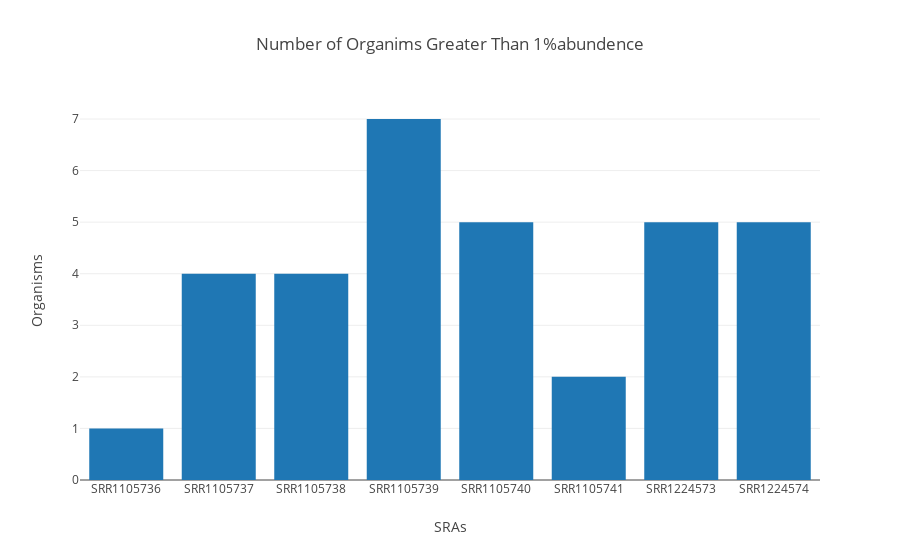

The notebook cell saved with this chart:
### Code cell
columnname = "number_of_organims_greater_than_1%_abundence"
graph_label_for_columnname = "Organisms"
graph_title = "Number of Organims Greater Than 1%abundence"
profilepic_bargraph_from_tablefile(tablefile, columnname, graph_label_for_columnname, graph_title)

### Figure 1 — Plotly figure (JSON) as saved in the notebook; plotly's stock layout.template omitted (floating-point values rounded to 4 significant figures)
{"data": [{"type": "bar", "x": ["SRR1105736", "SRR1105737", "SRR1105738", "SRR1105739", "SRR1105740", "SRR1105741", "SRR1224573", "SRR1224574"], "y": [1, 4, 4, 7, 5, 2, 5, 5]}], "layout": {"title": "Number of Organims Greater Than 1%abundence", "xaxis": {"title": "SRAs"}, "yaxis": {"title": "Organisms"}}}
